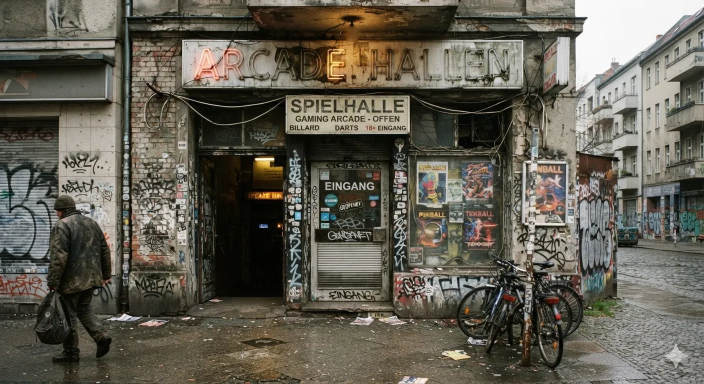
#> input picture _removed_content/arcade-hallen.webp, 1408 x 768 px (shown at 1/2 size)
$ python arcade-sign.py ../_removed_content/arcade-hallen.webp ../_removed_content/arcade-hallen.webp
#> lines starting #> are read from the running program, lines starting #| are printed output that depends on the picture
# Builds the gaming entrance pictures from Marco's photo (941 x 1672):
#   python3 scripts/arcade-sign.py <photo.png> public/gaming
# arcade-entrance.webp has the ARCADE neon sign switched off, arcade-sign-0..5.webp
# are the six lit letters (positions printed at the end go into SIGN_LETTERS in
# gaming/components/Entrance.tsx), arcade-entrance-door.webp is the door leaf.
import sys, numpy as np
from PIL import Image
src, out = sys.argv[1], sys.argv[2]
im = np.asarray(Image.open(src).convert('RGB')).astype(np.float32)/255
H, W, _ = im.shape
#> H = 768; W = 1408
xs = np.arange(W)[None, :].astype(np.float32); ys = np.arange(H)[:, None].astype(np.float32)
#> after `ys = np.arange(H)[:, None].astype(np.float32)`: ys = 768 values from 0 to 767
def ramp(v, a, b):  # 0 before a, 1 after b
    return np.clip((v - a) / (b - a), 0, 1)
# Sign band: where the neon light is.
BX0, BX1, BY0, BY1, F = 104, 850, 178, 404, 34
M = ramp(xs, BX0 - 12, BX0 + 12) * (1 - ramp(xs, BX1 - 8, BX1 + 8)) * ramp(ys, BY0 - F, BY0 + F) * (1 - ramp(ys, BY1 - F, BY1 + F))
# Unlit: dark night wall, dead grey-ish glass tubes.
lum = (im * [0.299, 0.587, 0.114]).sum(2, keepdims=True)
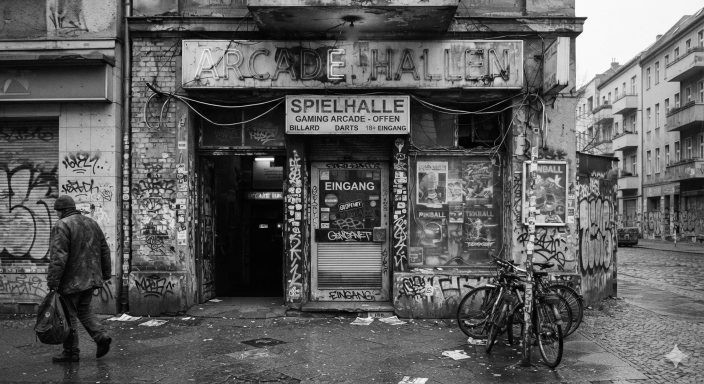
#> lum: shape (768, 1408, 1) float64 (shown at 1/2 size); min 0, max 1, mean 0.368
gray = lum * 0.75 + im * 0.25
dark = gray * (0.3 + 0.14 * (1 - lum))  # bright tubes drop the most
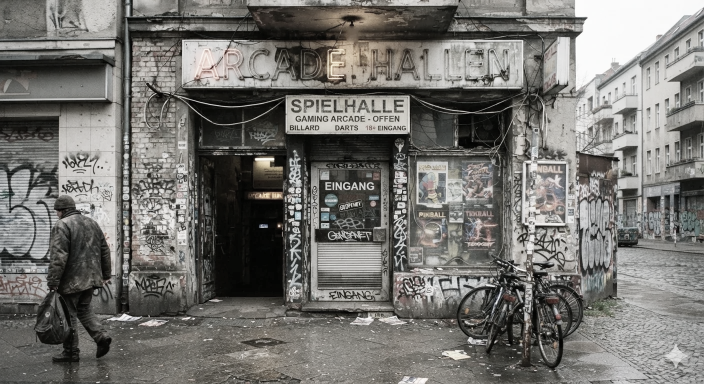
#> dark: shape (768, 1408, 3) float64 (shown at 1/2 size); mean R, G, B 0.137, 0.136, 0.131; drawn with min black and max white
dark = dark * [0.95, 0.95, 1.08]
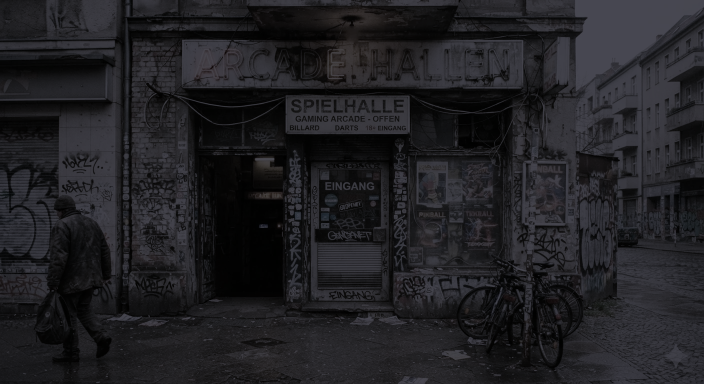
#> dark: shape (768, 1408, 3) float64 (shown at 1/2 size); mean R, G, B 0.13, 0.129, 0.142
base = im * (1 - M[..., None]) + dark * M[..., None]
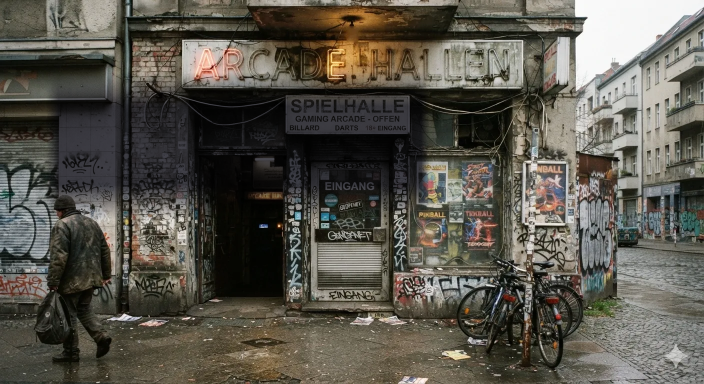
#> base: shape (768, 1408, 3) float64 (shown at 1/2 size); mean R, G, B 0.349, 0.335, 0.3
Image.fromarray((np.clip(base, 0, 1) * 255).astype(np.uint8)).save(f'{out}/arcade-entrance.webp', quality=84, method=6)
# Letters: a partition of the band into six strips with soft seams.
cuts = [270, 390, 492, 632, 738]
edges = [-1e9] + cuts + [1e9]
SF = 5
boxes = []
for i in range(6):
    left = ramp(xs, edges[i] - SF, edges[i] + SF) if i else np.ones_like(xs)
    right = (1 - ramp(xs, edges[i+1] - SF, edges[i+1] + SF)) if i < 5 else np.ones_like(xs)
    A = M * left * right
    yy, xx = np.nonzero(A > 0.002)
    x0, x1, y0, y1 = xx.min(), xx.max() + 1, yy.min(), yy.max() + 1
    rgba = np.dstack([im, A])[y0:y1, x0:x1]
    Image.fromarray((rgba * 255).astype(np.uint8), 'RGBA').save(f'{out}/arcade-sign-{i}.webp', quality=88, method=6)
    boxes.append((x0, y0, x1 - x0, y1 - y0))
#> this loop made 6 passes
#> pass 1, `rgba = np.dstack([im, A])[y0:y1, x0:x1]`:
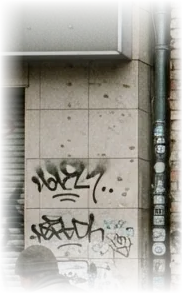
#> rgba: shape (293, 182, 4) float32; mean R, G, B, A 0.463, 0.451, 0.409, 0.704; transparent parts drawn white
#> pass 2, `rgba = np.dstack([im, A])[y0:y1, x0:x1]`:
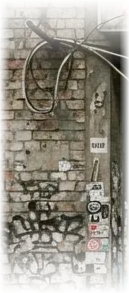
#> rgba: shape (293, 129, 4) float32; mean R, G, B, A 0.45, 0.425, 0.369, 0.718; transparent parts drawn white
#> after the loop, boxes = [(93, 145, 182, 293), (266, 145, 129, 293), (386, 145, 111, 293), (488, 145, 149, 293), (628, 145, 115, 293), (734, 145, 124, 293)]
# The ENTRANCE door leaf, to swing open.
Image.fromarray((im[738:1372, 288:656] * 255).astype(np.uint8)).save(f'{out}/arcade-entrance-door.webp', quality=84, method=6)
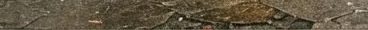
#> saved as arcade-entrance-door.webp: PIL image 368x30 RGB; mean R, G, B 96.7, 85.7, 65.1
print(W, H)
#| 1408 768
for b in boxes: print(b)
#> this loop made 6 passes
#| (93, 145, 182, 293)
#| (266, 145, 129, 293)
#| (386, 145, 111, 293)
#| (488, 145, 149, 293)
#| (628, 145, 115, 293)
#| (734, 145, 124, 293)
